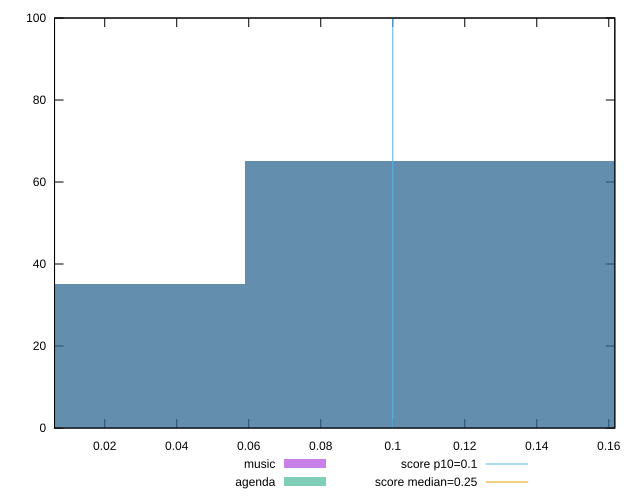

The script that saved this image:
reset

$music <<EOF
0.11805451175110131 65
0 35
EOF

$agenda <<EOF
0.11805451175110131 65
0 35
EOF

set key outside below
set boxwidth 0.11805451175110131
set xrange [0.006063152419196235:0.1616846598519219]
set yrange [0:100]
set trange [0:100]
set style fill transparent solid 0.5 noborder

set parametric
set terminal svg size 640, 500 enhanced background rgb 'white'
set output "report/report_00029_2021-02-24T13-36-40.390Z/cumulative-layout-shift/comparison/histogram/0_vs_1.svg"

plot $music title "music" with boxes, \
     $agenda title "agenda" with boxes, \
     0.1,t title "score p10=0.1", \
     0.25,t title "score median=0.25"

reset
